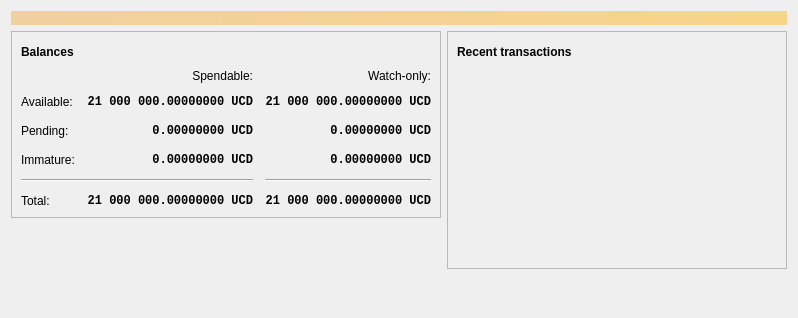
<?xml version="1.0" encoding="UTF-8"?>
<ui version="4.0">
 <class>OverviewPage</class>
 <widget class="QWidget" name="OverviewPage">
  <property name="geometry">
   <rect>
    <x>0</x>
    <y>0</y>
    <width>798</width>
    <height>318</height>
   </rect>
  </property>
  <property name="windowTitle">
   <string>Form</string>
  </property>
  <layout class="QVBoxLayout" name="topLayout">
   <item>
    <widget class="QLabel" name="labelAlerts">
     <property name="visible">
      <bool>false</bool>
     </property>
     <property name="styleSheet">
      <string notr="true">QLabel { background-color: qlineargradient(x1: 0, y1: 0, x2: 1, y2: 0, stop:0 #F0D0A0, stop:1 #F8D488); color:#000000; }</string>
     </property>
     <property name="wordWrap">
      <bool>true</bool>
     </property>
     <property name="margin">
      <number>3</number>
     </property>
     <property name="textInteractionFlags">
      <set>Qt::TextSelectableByMouse</set>
     </property>
    </widget>
   </item>
   <item>
    <layout class="QHBoxLayout" name="horizontalLayout" stretch="1,1">
     <item>
      <layout class="QVBoxLayout" name="verticalLayout_2">
       <item>
        <widget class="QFrame" name="frame">
         <property name="frameShape">
          <enum>QFrame::StyledPanel</enum>
         </property>
         <property name="frameShadow">
          <enum>QFrame::Raised</enum>
         </property>
         <layout class="QVBoxLayout" name="verticalLayout_4">
          <item>
           <layout class="QHBoxLayout" name="horizontalLayout_4">
            <item>
             <widget class="QLabel" name="label_5">
              <property name="font">
               <font>
                <weight>75</weight>
                <bold>true</bold>
               </font>
              </property>
              <property name="text">
               <string>Balances</string>
              </property>
             </widget>
            </item>
            <item>
             <widget class="QPushButton" name="labelWalletStatus">
              <property name="enabled">
               <bool>true</bool>
              </property>
              <property name="maximumSize">
               <size>
                <width>30</width>
                <height>16777215</height>
               </size>
              </property>
              <property name="toolTip">
               <string>The displayed information may be out of date. Your wallet automatically synchronizes with the UnitedContinentalDollar network after a connection is established, but this process has not completed yet.</string>
              </property>
              <property name="text">
               <string/>
              </property>
              <property name="icon">
               <iconset resource="../unitedcontinentaldollar.qrc">
                <normaloff>:/icons/warning</normaloff>
                <disabledoff>:/icons/warning</disabledoff>:/icons/warning</iconset>
              </property>
              <property name="iconSize">
               <size>
                <width>24</width>
                <height>24</height>
               </size>
              </property>
              <property name="flat">
               <bool>true</bool>
              </property>
             </widget>
            </item>
            <item>
             <spacer name="horizontalSpacer_3">
              <property name="orientation">
               <enum>Qt::Horizontal</enum>
              </property>
              <property name="sizeHint" stdset="0">
               <size>
                <width>40</width>
                <height>20</height>
               </size>
              </property>
             </spacer>
            </item>
           </layout>
          </item>
          <item>
           <layout class="QGridLayout" name="gridLayout">
            <property name="spacing">
             <number>12</number>
            </property>
            <item row="2" column="2">
             <widget class="QLabel" name="labelWatchPending">
              <property name="font">
               <font>
                <family>Monospace</family>
                <weight>75</weight>
                <bold>true</bold>
               </font>
              </property>
              <property name="cursor">
               <cursorShape>IBeamCursor</cursorShape>
              </property>
              <property name="toolTip">
               <string>Unconfirmed transactions to watch-only addresses</string>
              </property>
              <property name="text">
               <string notr="true">0.00000000 UCD</string>
              </property>
              <property name="alignment">
               <set>Qt::AlignRight|Qt::AlignTrailing|Qt::AlignVCenter</set>
              </property>
              <property name="textInteractionFlags">
               <set>Qt::LinksAccessibleByMouse|Qt::TextSelectableByKeyboard|Qt::TextSelectableByMouse</set>
              </property>
             </widget>
            </item>
            <item row="2" column="1">
             <widget class="QLabel" name="labelUnconfirmed">
              <property name="font">
               <font>
                <family>Monospace</family>
                <weight>75</weight>
                <bold>true</bold>
               </font>
              </property>
              <property name="cursor">
               <cursorShape>IBeamCursor</cursorShape>
              </property>
              <property name="toolTip">
               <string>Total of transactions that have yet to be confirmed, and do not yet count toward the spendable balance</string>
              </property>
              <property name="text">
               <string notr="true">0.00000000 UCD</string>
              </property>
              <property name="alignment">
               <set>Qt::AlignRight|Qt::AlignTrailing|Qt::AlignVCenter</set>
              </property>
              <property name="textInteractionFlags">
               <set>Qt::LinksAccessibleByMouse|Qt::TextSelectableByKeyboard|Qt::TextSelectableByMouse</set>
              </property>
             </widget>
            </item>
            <item row="3" column="2">
             <widget class="QLabel" name="labelWatchImmature">
              <property name="font">
               <font>
                <family>Monospace</family>
                <weight>75</weight>
                <bold>true</bold>
               </font>
              </property>
              <property name="cursor">
               <cursorShape>IBeamCursor</cursorShape>
              </property>
              <property name="toolTip">
               <string>Mined balance in watch-only addresses that has not yet matured</string>
              </property>
              <property name="text">
               <string notr="true">0.00000000 UCD</string>
              </property>
              <property name="alignment">
               <set>Qt::AlignRight|Qt::AlignTrailing|Qt::AlignVCenter</set>
              </property>
              <property name="textInteractionFlags">
               <set>Qt::LinksAccessibleByMouse|Qt::TextSelectableByKeyboard|Qt::TextSelectableByMouse</set>
              </property>
             </widget>
            </item>
            <item row="4" column="0" colspan="2">
             <widget class="Line" name="line">
              <property name="orientation">
               <enum>Qt::Horizontal</enum>
              </property>
             </widget>
            </item>
            <item row="4" column="2">
             <widget class="Line" name="lineWatchBalance">
              <property name="sizePolicy">
               <sizepolicy hsizetype="Preferred" vsizetype="Fixed">
                <horstretch>0</horstretch>
                <verstretch>0</verstretch>
               </sizepolicy>
              </property>
              <property name="minimumSize">
               <size>
                <width>140</width>
                <height>0</height>
               </size>
              </property>
              <property name="orientation">
               <enum>Qt::Horizontal</enum>
              </property>
             </widget>
            </item>
            <item row="5" column="0">
             <widget class="QLabel" name="labelTotalText">
              <property name="text">
               <string>Total:</string>
              </property>
             </widget>
            </item>
            <item row="3" column="1">
             <widget class="QLabel" name="labelImmature">
              <property name="font">
               <font>
                <family>Monospace</family>
                <weight>75</weight>
                <bold>true</bold>
               </font>
              </property>
              <property name="cursor">
               <cursorShape>IBeamCursor</cursorShape>
              </property>
              <property name="toolTip">
               <string>Mined balance that has not yet matured</string>
              </property>
              <property name="text">
               <string notr="true">0.00000000 UCD</string>
              </property>
              <property name="alignment">
               <set>Qt::AlignRight|Qt::AlignTrailing|Qt::AlignVCenter</set>
              </property>
              <property name="textInteractionFlags">
               <set>Qt::LinksAccessibleByMouse|Qt::TextSelectableByKeyboard|Qt::TextSelectableByMouse</set>
              </property>
             </widget>
            </item>
            <item row="2" column="3">
             <spacer name="horizontalSpacer_2">
              <property name="orientation">
               <enum>Qt::Horizontal</enum>
              </property>
              <property name="sizeHint" stdset="0">
               <size>
                <width>40</width>
                <height>20</height>
               </size>
              </property>
             </spacer>
            </item>
            <item row="3" column="0">
             <widget class="QLabel" name="labelImmatureText">
              <property name="text">
               <string>Immature:</string>
              </property>
             </widget>
            </item>
            <item row="5" column="1">
             <widget class="QLabel" name="labelTotal">
              <property name="font">
               <font>
                <family>Monospace</family>
                <weight>75</weight>
                <bold>true</bold>
               </font>
              </property>
              <property name="cursor">
               <cursorShape>IBeamCursor</cursorShape>
              </property>
              <property name="toolTip">
               <string>Your current total balance</string>
              </property>
              <property name="text">
               <string notr="true">21 000 000.00000000 UCD</string>
              </property>
              <property name="alignment">
               <set>Qt::AlignRight|Qt::AlignTrailing|Qt::AlignVCenter</set>
              </property>
              <property name="textInteractionFlags">
               <set>Qt::LinksAccessibleByMouse|Qt::TextSelectableByKeyboard|Qt::TextSelectableByMouse</set>
              </property>
             </widget>
            </item>
            <item row="5" column="2">
             <widget class="QLabel" name="labelWatchTotal">
              <property name="font">
               <font>
                <family>Monospace</family>
                <weight>75</weight>
                <bold>true</bold>
               </font>
              </property>
              <property name="cursor">
               <cursorShape>IBeamCursor</cursorShape>
              </property>
              <property name="toolTip">
               <string>Current total balance in watch-only addresses</string>
              </property>
              <property name="text">
               <string notr="true">21 000 000.00000000 UCD</string>
              </property>
              <property name="alignment">
               <set>Qt::AlignRight|Qt::AlignTrailing|Qt::AlignVCenter</set>
              </property>
              <property name="textInteractionFlags">
               <set>Qt::LinksAccessibleByMouse|Qt::TextSelectableByKeyboard|Qt::TextSelectableByMouse</set>
              </property>
             </widget>
            </item>
            <item row="0" column="2">
             <widget class="QLabel" name="labelWatchonly">
              <property name="text">
               <string>Watch-only:</string>
              </property>
              <property name="alignment">
               <set>Qt::AlignRight|Qt::AlignTrailing|Qt::AlignVCenter</set>
              </property>
             </widget>
            </item>
            <item row="1" column="0">
             <widget class="QLabel" name="labelBalanceText">
              <property name="text">
               <string>Available:</string>
              </property>
             </widget>
            </item>
            <item row="1" column="1">
             <widget class="QLabel" name="labelBalance">
              <property name="font">
               <font>
                <family>Monospace</family>
                <weight>75</weight>
                <bold>true</bold>
               </font>
              </property>
              <property name="cursor">
               <cursorShape>IBeamCursor</cursorShape>
              </property>
              <property name="toolTip">
               <string>Your current spendable balance</string>
              </property>
              <property name="text">
               <string notr="true">21 000 000.00000000 UCD</string>
              </property>
              <property name="alignment">
               <set>Qt::AlignRight|Qt::AlignTrailing|Qt::AlignVCenter</set>
              </property>
              <property name="textInteractionFlags">
               <set>Qt::LinksAccessibleByMouse|Qt::TextSelectableByKeyboard|Qt::TextSelectableByMouse</set>
              </property>
             </widget>
            </item>
            <item row="1" column="2">
             <widget class="QLabel" name="labelWatchAvailable">
              <property name="font">
               <font>
                <family>Monospace</family>
                <weight>75</weight>
                <bold>true</bold>
               </font>
              </property>
              <property name="cursor">
               <cursorShape>IBeamCursor</cursorShape>
              </property>
              <property name="toolTip">
               <string>Your current balance in watch-only addresses</string>
              </property>
              <property name="text">
               <string notr="true">21 000 000.00000000 UCD</string>
              </property>
              <property name="alignment">
               <set>Qt::AlignRight|Qt::AlignTrailing|Qt::AlignVCenter</set>
              </property>
              <property name="textInteractionFlags">
               <set>Qt::LinksAccessibleByMouse|Qt::TextSelectableByKeyboard|Qt::TextSelectableByMouse</set>
              </property>
             </widget>
            </item>
            <item row="2" column="0">
             <widget class="QLabel" name="labelPendingText">
              <property name="text">
               <string>Pending:</string>
              </property>
             </widget>
            </item>
            <item row="0" column="1">
             <widget class="QLabel" name="labelSpendable">
              <property name="text">
               <string>Spendable:</string>
              </property>
              <property name="alignment">
               <set>Qt::AlignRight|Qt::AlignTrailing|Qt::AlignVCenter</set>
              </property>
             </widget>
            </item>
           </layout>
          </item>
         </layout>
        </widget>
       </item>
       <item>
        <spacer name="verticalSpacer">
         <property name="orientation">
          <enum>Qt::Vertical</enum>
         </property>
         <property name="sizeHint" stdset="0">
          <size>
           <width>20</width>
           <height>40</height>
          </size>
         </property>
        </spacer>
       </item>
      </layout>
     </item>
     <item>
      <layout class="QVBoxLayout" name="verticalLayout_3">
       <item>
        <widget class="QFrame" name="frame_2">
         <property name="frameShape">
          <enum>QFrame::StyledPanel</enum>
         </property>
         <property name="frameShadow">
          <enum>QFrame::Raised</enum>
         </property>
         <layout class="QVBoxLayout" name="verticalLayout">
          <item>
           <layout class="QHBoxLayout" name="horizontalLayout_2">
            <item>
             <widget class="QLabel" name="label_4">
              <property name="font">
               <font>
                <weight>75</weight>
                <bold>true</bold>
               </font>
              </property>
              <property name="text">
               <string>Recent transactions</string>
              </property>
             </widget>
            </item>
            <item>
             <widget class="QPushButton" name="labelTransactionsStatus">
              <property name="enabled">
               <bool>true</bool>
              </property>
              <property name="maximumSize">
               <size>
                <width>30</width>
                <height>16777215</height>
               </size>
              </property>
              <property name="toolTip">
               <string>The displayed information may be out of date. Your wallet automatically synchronizes with the UnitedContinentalDollar network after a connection is established, but this process has not completed yet.</string>
              </property>
              <property name="text">
               <string/>
              </property>
              <property name="icon">
               <iconset resource="../unitedcontinentaldollar.qrc">
                <normaloff>:/icons/warning</normaloff>
                <disabledoff>:/icons/warning</disabledoff>:/icons/warning</iconset>
              </property>
              <property name="iconSize">
               <size>
                <width>24</width>
                <height>24</height>
               </size>
              </property>
              <property name="flat">
               <bool>true</bool>
              </property>
             </widget>
            </item>
            <item>
             <spacer name="horizontalSpacer">
              <property name="orientation">
               <enum>Qt::Horizontal</enum>
              </property>
              <property name="sizeHint" stdset="0">
               <size>
                <width>40</width>
                <height>20</height>
               </size>
              </property>
             </spacer>
            </item>
           </layout>
          </item>
          <item>
           <widget class="QListView" name="listTransactions">
            <property name="styleSheet">
             <string notr="true">QListView { background: transparent; }</string>
            </property>
            <property name="frameShape">
             <enum>QFrame::NoFrame</enum>
            </property>
            <property name="verticalScrollBarPolicy">
             <enum>Qt::ScrollBarAlwaysOff</enum>
            </property>
            <property name="horizontalScrollBarPolicy">
             <enum>Qt::ScrollBarAlwaysOff</enum>
            </property>
            <property name="selectionMode">
             <enum>QAbstractItemView::NoSelection</enum>
            </property>
           </widget>
          </item>
         </layout>
        </widget>
       </item>
       <item>
        <spacer name="verticalSpacer_2">
         <property name="orientation">
          <enum>Qt::Vertical</enum>
         </property>
         <property name="sizeHint" stdset="0">
          <size>
           <width>20</width>
           <height>40</height>
          </size>
         </property>
        </spacer>
       </item>
      </layout>
     </item>
    </layout>
   </item>
  </layout>
 </widget>
 <resources/>
 <connections/>
</ui>
